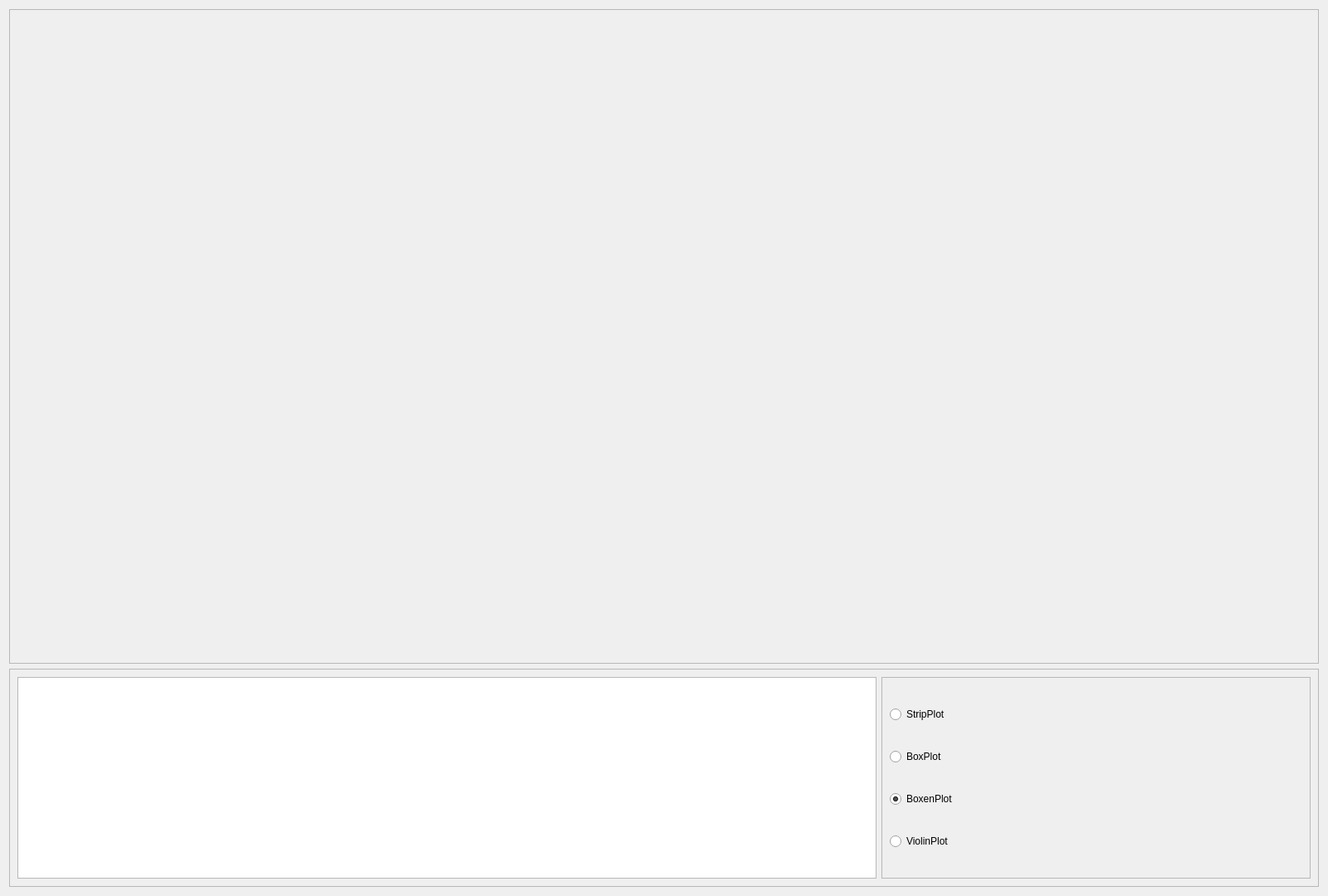
<?xml version="1.0" encoding="UTF-8"?>
<ui version="4.0">
 <class>Anova</class>
 <widget class="QWidget" name="Anova">
  <property name="geometry">
   <rect>
    <x>0</x>
    <y>0</y>
    <width>1600</width>
    <height>1080</height>
   </rect>
  </property>
  <property name="windowTitle">
   <string>ANOVA</string>
  </property>
  <layout class="QGridLayout" name="gridLayout" rowstretch="3,1">
   <item row="1" column="0">
    <widget class="QFrame" name="frame_2">
     <property name="frameShape">
      <enum>QFrame::StyledPanel</enum>
     </property>
     <property name="frameShadow">
      <enum>QFrame::Raised</enum>
     </property>
     <layout class="QHBoxLayout" name="horizontalLayout_3" stretch="2,1">
      <item>
       <widget class="QListWidget" name="listWidget"/>
      </item>
      <item>
       <widget class="QFrame" name="frame_3">
        <property name="frameShape">
         <enum>QFrame::StyledPanel</enum>
        </property>
        <property name="frameShadow">
         <enum>QFrame::Raised</enum>
        </property>
        <layout class="QVBoxLayout" name="verticalLayout">
         <item>
          <widget class="QRadioButton" name="radioButton_strip">
           <property name="text">
            <string>StripPlot</string>
           </property>
          </widget>
         </item>
         <item>
          <widget class="QRadioButton" name="radioButton_box">
           <property name="text">
            <string>BoxPlot</string>
           </property>
          </widget>
         </item>
         <item>
          <widget class="QRadioButton" name="radioButton_boxen">
           <property name="text">
            <string>BoxenPlot</string>
           </property>
           <property name="checked">
            <bool>true</bool>
           </property>
          </widget>
         </item>
         <item>
          <widget class="QRadioButton" name="radioButton_violin">
           <property name="text">
            <string>ViolinPlot</string>
           </property>
          </widget>
         </item>
        </layout>
       </widget>
      </item>
     </layout>
    </widget>
   </item>
   <item row="0" column="0">
    <widget class="QFrame" name="frame">
     <property name="frameShape">
      <enum>QFrame::StyledPanel</enum>
     </property>
     <property name="frameShadow">
      <enum>QFrame::Raised</enum>
     </property>
     <layout class="QHBoxLayout" name="horizontalLayout_2">
      <item>
       <layout class="QHBoxLayout" name="horizontalLayout"/>
      </item>
     </layout>
    </widget>
   </item>
  </layout>
 </widget>
 <resources/>
 <connections/>
</ui>
